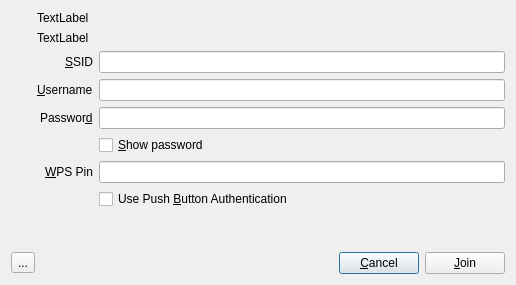
<?xml version="1.0" encoding="UTF-8"?>
<ui version="4.0">
 <class>WifiDialog</class>
 <widget class="QDialog" name="WifiDialog">
  <property name="geometry">
   <rect>
    <x>0</x>
    <y>0</y>
    <width>516</width>
    <height>285</height>
   </rect>
  </property>
  <property name="windowTitle">
   <string/>
  </property>
  <property name="windowIcon">
   <iconset theme="0">
    <normaloff>.</normaloff>.</iconset>
  </property>
  <layout class="QVBoxLayout" name="verticalLayout">
   <item>
    <layout class="QHBoxLayout" name="horizontalLayout">
     <item>
      <layout class="QVBoxLayout" name="vl_icon">
       <item>
        <widget class="QLabel" name="label_icon">
         <property name="text">
          <string notr="true"/>
         </property>
         <property name="textFormat">
          <enum>Qt::PlainText</enum>
         </property>
        </widget>
       </item>
       <item>
        <spacer name="verticalSpacer">
         <property name="orientation">
          <enum>Qt::Vertical</enum>
         </property>
         <property name="sizeHint" stdset="0">
          <size>
           <width>20</width>
           <height>40</height>
          </size>
         </property>
        </spacer>
       </item>
      </layout>
     </item>
     <item>
      <layout class="QFormLayout" name="fl_details">
       <property name="labelAlignment">
        <set>Qt::AlignRight|Qt::AlignTrailing|Qt::AlignVCenter</set>
       </property>
       <property name="formAlignment">
        <set>Qt::AlignLeading|Qt::AlignLeft|Qt::AlignTop</set>
       </property>
       <item row="0" column="0" colspan="2">
        <widget class="QLabel" name="label_action">
         <property name="text">
          <string>TextLabel</string>
         </property>
        </widget>
       </item>
       <item row="1" column="0" colspan="2">
        <widget class="QLabel" name="label_description">
         <property name="text">
          <string>TextLabel</string>
         </property>
        </widget>
       </item>
       <item row="2" column="0">
        <widget class="QLabel" name="label_ssid">
         <property name="text">
          <string>&amp;SSID</string>
         </property>
         <property name="buddy">
          <cstring>lineEdit_ssid</cstring>
         </property>
        </widget>
       </item>
       <item row="2" column="1">
        <widget class="QLineEdit" name="lineEdit_ssid">
         <property name="clearButtonEnabled">
          <bool>true</bool>
         </property>
        </widget>
       </item>
       <item row="3" column="0">
        <widget class="QLabel" name="label_username">
         <property name="text">
          <string>&amp;Username</string>
         </property>
         <property name="buddy">
          <cstring>lineEdit_username</cstring>
         </property>
        </widget>
       </item>
       <item row="3" column="1">
        <widget class="QLineEdit" name="lineEdit_username">
         <property name="whatsThis">
          <string>&lt;html&gt;&lt;head/&gt;&lt;body&gt;&lt;p&gt;WISPr username.&lt;/p&gt;&lt;/body&gt;&lt;/html&gt;</string>
         </property>
         <property name="clearButtonEnabled">
          <bool>true</bool>
         </property>
        </widget>
       </item>
       <item row="4" column="0">
        <widget class="QLabel" name="label_password">
         <property name="text">
          <string>Passwor&amp;d</string>
         </property>
         <property name="buddy">
          <cstring>lineEdit_password</cstring>
         </property>
        </widget>
       </item>
       <item row="4" column="1">
        <widget class="QLineEdit" name="lineEdit_password">
         <property name="whatsThis">
          <string>&lt;html&gt;&lt;head/&gt;&lt;body&gt;&lt;p&gt;WISPr password.&lt;/p&gt;&lt;/body&gt;&lt;/html&gt;</string>
         </property>
         <property name="clearButtonEnabled">
          <bool>true</bool>
         </property>
        </widget>
       </item>
       <item row="5" column="1">
        <widget class="QCheckBox" name="cb_show_pw">
         <property name="whatsThis">
          <string>&lt;html&gt;&lt;head/&gt;&lt;body&gt;&lt;p&gt;Check this box to obscure the password characters.&lt;/p&gt;&lt;/body&gt;&lt;/html&gt;</string>
         </property>
         <property name="text">
          <string>&amp;Show password</string>
         </property>
        </widget>
       </item>
       <item row="6" column="0">
        <widget class="QLabel" name="label_wps_pin">
         <property name="sizePolicy">
          <sizepolicy hsizetype="Preferred" vsizetype="Preferred">
           <horstretch>0</horstretch>
           <verstretch>0</verstretch>
          </sizepolicy>
         </property>
         <property name="text">
          <string>&amp;WPS Pin</string>
         </property>
         <property name="buddy">
          <cstring>lineEdit_wps_pin</cstring>
         </property>
        </widget>
       </item>
       <item row="6" column="1">
        <widget class="QLineEdit" name="lineEdit_wps_pin">
         <property name="sizePolicy">
          <sizepolicy hsizetype="MinimumExpanding" vsizetype="Fixed">
           <horstretch>0</horstretch>
           <verstretch>0</verstretch>
          </sizepolicy>
         </property>
         <property name="whatsThis">
          <string>&lt;html&gt;&lt;head/&gt;&lt;body&gt;&lt;p&gt;Enter a WPS pin.&lt;/p&gt;&lt;/body&gt;&lt;/html&gt;</string>
         </property>
         <property name="clearButtonEnabled">
          <bool>true</bool>
         </property>
        </widget>
       </item>
       <item row="7" column="1">
        <widget class="QCheckBox" name="checkBox_wps_no_pin">
         <property name="whatsThis">
          <string>&lt;html&gt;&lt;head/&gt;&lt;body&gt;&lt;p&gt;When checked use WPS push button authentication.  &lt;/p&gt;&lt;/body&gt;&lt;/html&gt;</string>
         </property>
         <property name="text">
          <string>Use Push &amp;Button Authentication</string>
         </property>
        </widget>
       </item>
      </layout>
     </item>
    </layout>
   </item>
   <item>
    <spacer name="verticalSpacer_2">
     <property name="orientation">
      <enum>Qt::Vertical</enum>
     </property>
     <property name="sizeHint" stdset="0">
      <size>
       <width>20</width>
       <height>0</height>
      </size>
     </property>
    </spacer>
   </item>
   <item>
    <layout class="QHBoxLayout" name="horizontalLayout_3">
     <item>
      <widget class="QToolButton" name="toolButton_whatsthis">
       <property name="sizePolicy">
        <sizepolicy hsizetype="Minimum" vsizetype="Fixed">
         <horstretch>0</horstretch>
         <verstretch>0</verstretch>
        </sizepolicy>
       </property>
       <property name="toolTip">
        <string>&lt;html&gt;&lt;head/&gt;&lt;body&gt;&lt;p&gt;What's This&lt;/p&gt;&lt;/body&gt;&lt;/html&gt;</string>
       </property>
       <property name="text">
        <string>...</string>
       </property>
       <property name="icon">
        <iconset>
         <normaloff>:/icons16x16/images/16x16/help.png</normaloff>:/icons16x16/images/16x16/help.png</iconset>
       </property>
      </widget>
     </item>
     <item>
      <spacer name="horizontalSpacer_3">
       <property name="orientation">
        <enum>Qt::Horizontal</enum>
       </property>
       <property name="sizeHint" stdset="0">
        <size>
         <width>328</width>
         <height>20</height>
        </size>
       </property>
      </spacer>
     </item>
     <item>
      <widget class="QPushButton" name="pushButton_cancel">
       <property name="toolTip">
        <string>&lt;html&gt;&lt;head/&gt;&lt;body&gt;&lt;p&gt;Cancel the connection process.&lt;br/&gt;&lt;/p&gt;&lt;/body&gt;&lt;/html&gt;</string>
       </property>
       <property name="whatsThis">
        <string>&lt;html&gt;&lt;head/&gt;&lt;body&gt;&lt;p&gt;Cancel the dialog. &lt;/p&gt;&lt;p&gt;This will send a message to the connman daemon that you have cancelled the connection request.&lt;/p&gt;&lt;/body&gt;&lt;/html&gt;</string>
       </property>
       <property name="text">
        <string>&amp;Cancel</string>
       </property>
      </widget>
     </item>
     <item>
      <widget class="QPushButton" name="pushButton_accept">
       <property name="toolTip">
        <string>&lt;html&gt;&lt;head/&gt;&lt;body&gt;&lt;p&gt;Continue the connection process.&lt;/p&gt;&lt;/body&gt;&lt;/html&gt;</string>
       </property>
       <property name="whatsThis">
        <string>&lt;html&gt;&lt;head/&gt;&lt;body&gt;&lt;p&gt;Accept and use the answers you have provided in this dialog. &lt;/p&gt;&lt;p&gt;This will send your input to the connman daemon to continue the connection process.&lt;/p&gt;&lt;/body&gt;&lt;/html&gt;</string>
       </property>
       <property name="text">
        <string>&amp;Join</string>
       </property>
      </widget>
     </item>
    </layout>
   </item>
  </layout>
 </widget>
 <resources/>
 <connections/>
</ui>
